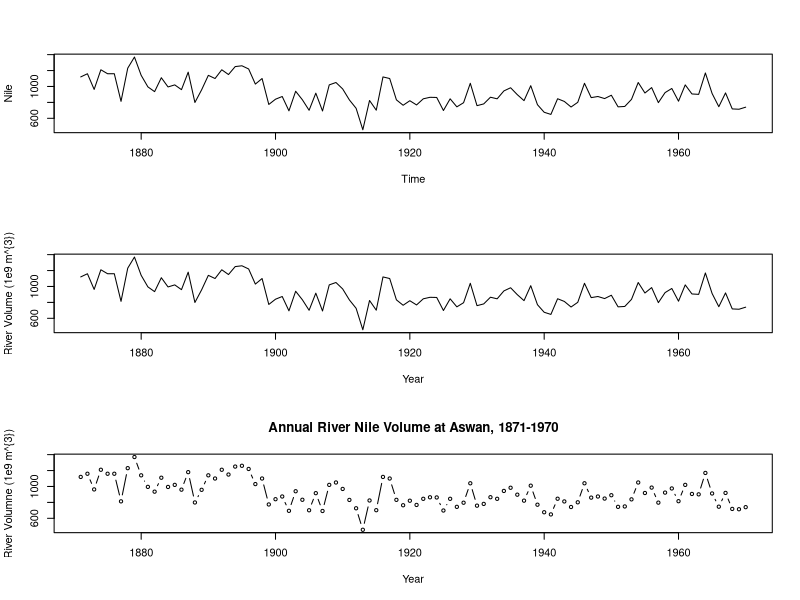
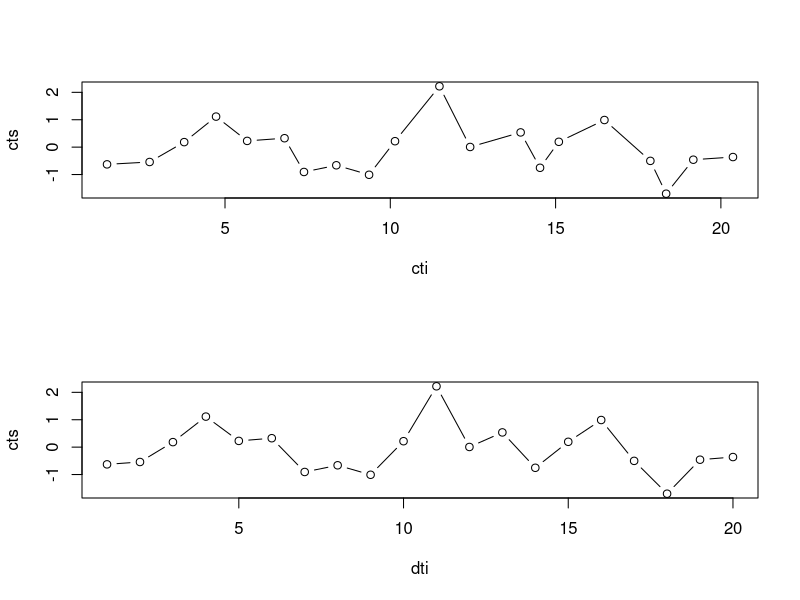
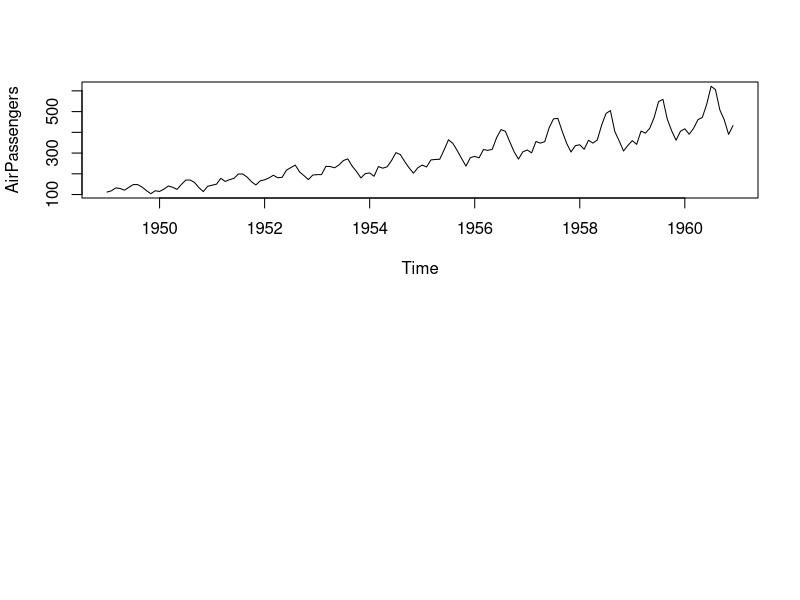
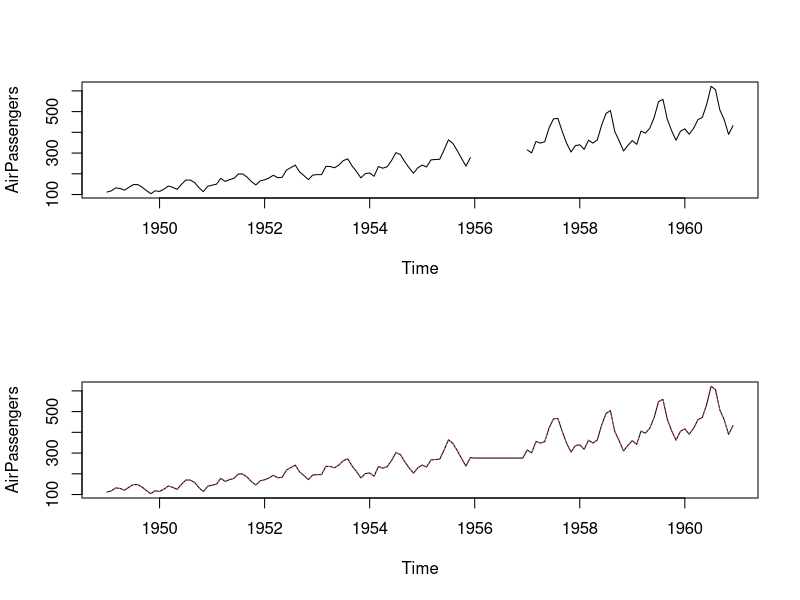
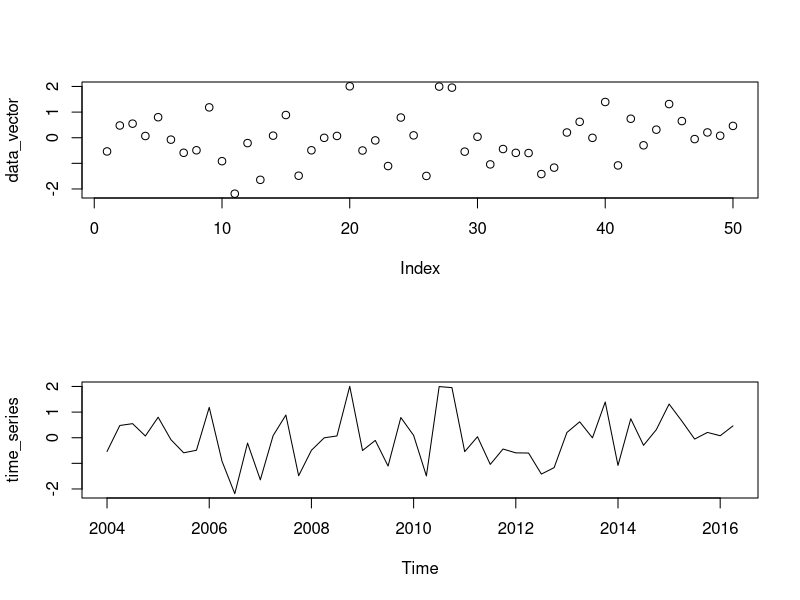
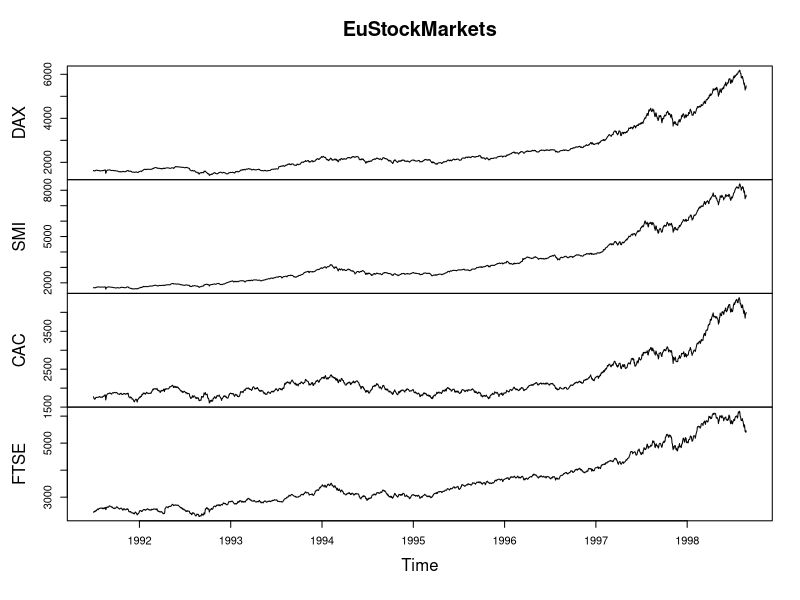
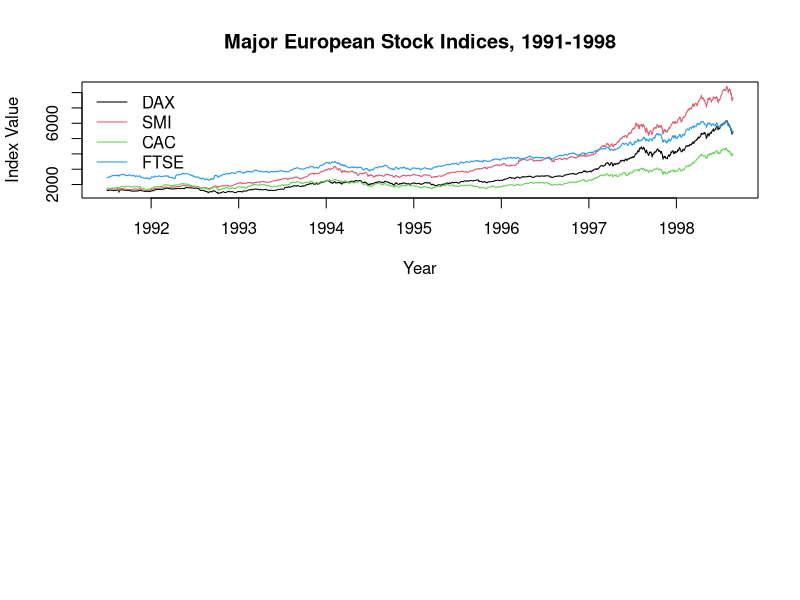

Write R code to recreate these figures, in order.
## ---- chunk 1
library(datasets)
data(AirPassangers)
## ---- chunk 2
data(Nile)

class(Nile)

str(Nile)

print(Nile)

length(Nile)

head(Nile, n=5)
tail(Nile, n=5)
## ---- chunk 3
par(mfrow=c(3, 1))

plot(Nile)
plot(Nile, 
     xlab = "Year", 
     ylab = "River Volume (1e9 m^{3})")

plot(Nile, 
     xlab="Year", 
     ylab="River Volumne (1e9 m^{3})", 
     main="Annual River Nile Volume at Aswan, 1871-1970",
     type='b')
## ---- chunk 4
cti = 1:20 + runif(20)
cts = c(rnorm(10), rnorm(10))
dti = 1:20

par(mfrow=c(2, 1))

plot(cti, cts, type='b')
plot(dti, cts, type='b')
## ---- chunk 5
plot(AirPassengers)
print("Start")
start(AirPassengers)
print("end")
end(AirPassengers)

print("time")
time(AirPassengers)
print("deltat")
deltat(AirPassengers)
print("frequency")
frequency(AirPassengers)
print("cycle")
cycle(AirPassengers)
## ---- chunk 6
data("AirPassengers")
AirPassengers[seq((7*12)+1, length.out=12)] <- NA  # NA out 19576

par(mfrow=c(2, 1))
plot(AirPassengers)

AirPassengers[85:96] <- mean(AirPassengers, na.rm = TRUE)

plot(AirPassengers)

data("AirPassengers")
points(AirPassengers, type = "l", col = 2, lty = 3)
## ---- chunk 7
data_vector = rnorm(50)

head(data_vector)
par(mfrow=c(2, 1))

plot(data_vector)

time_series = ts(data_vector, start=2004, frequency=4)   # start in 2004 with quarterly frequency

print(time_series)
plot(time_series)
## ---- chunk 8
data("EuStockMarkets")

is.ts(EuStockMarkets)

start(EuStockMarkets)
end(EuStockMarkets)
frequency(EuStockMarkets)

plot(EuStockMarkets)

ts.plot(EuStockMarkets, col = 1:4, xlab = "Year", ylab = "Index Value", main = "Major European Stock Indices, 1991-1998")
legend("topleft", colnames(EuStockMarkets), lty = 1, col = 1:4, bty = "n")
